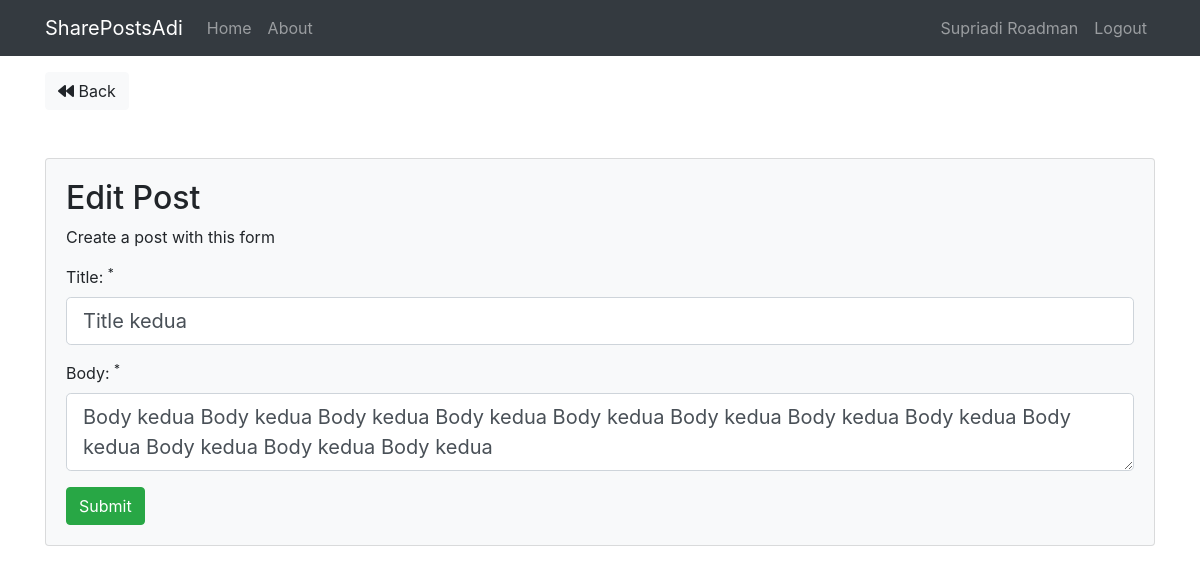
Page /posts/edit/2 (signed in) on the committed database.
### tables this page shows
CREATE TABLE `posts` (
  `id` int(11) NOT NULL,
  `user_id` int(11) NOT NULL,
  `title` varchar(255) NOT NULL,
  `body` text NOT NULL,
  `created_at` datetime NOT NULL DEFAULT current_timestamp()
);

### app/libraries/Core.php (called while the page is built, shortened)
<?php
class Core
{
  protected $currentMethod = 'index';
  public function __construct()
  {
    $url = $this->getUrl();
    if (file_exists('../app/controllers/' . ucwords($url[0]) . '.php')) {
      unset($url[0]);
    }
    $this->currentController = new $this->currentController;
    if (isset($url[1])) {
      if (method_exists($this->currentController, $url[1])) {
        $this->currentMethod = $url[1];
        unset($url[1]);
      }
    }
    $this->params = $url ? array_values($url) : [];
    call_user_func_array([$this->currentController, $this->currentMethod], $this->params);
  }
  public function getUrl()
  {
    if (isset($_GET['url'])) {
      $url = rtrim($_GET['url'], '/');
      $url = filter_var($url, FILTER_SANITIZE_URL);
      $url = explode('/', $url);
      return $url;
    }
  }
}

### public/index.php (called while the page is built, shortened)
<?php
$init = new Core;

### app/libraries/Database.php (called while the page is built, shortened)
<?php
class Database
{
  private $host = DB_HOST;
  private $user = DB_USER;
  private $pass = DB_PASS;
  private $dbname = DB_NAME;
  private $dbh;
  private $stmt;
  public function __construct()
  {
    $dsn = 'mysql:host=' . $this->host . ';dbname=' . $this->dbname;
    $options = array(
      PDO::ATTR_PERSISTENT => true,
      PDO::ATTR_ERRMODE => PDO::ERRMODE_EXCEPTION
    );
    try {
      $this->dbh = new PDO($dsn, $this->user, $this->pass, $options);
    } catch (PDOException $e) {
      $this->error = $e->getMessage();
      echo $this->error;
    }
  }
  public function query($sql)
  {
    $this->stmt = $this->dbh->prepare($sql);;
  }
  public function bind($param, $value, $type = null)
  {
    if (is_null($type)) {
      switch (true) {
        default:
          $type = PDO::PARAM_STR;
      }
    }
    $this->stmt->bindValue($param, $value, $type);
  }
  public function execute()
  {
    return $this->stmt->execute();
  }
  public function single()
  {
    $this->execute();
    return $this->stmt->fetch(PDO::FETCH_OBJ);
  }
}

### app/models/Post.php (called while the page is built, shortened)
<?php
class Post
{
  private $db;
  public function __construct()
  {
    $this->db = new Database;
  }
  public function getPostById($id)
  {
    $this->db->query('SELECT * FROM posts WHERE id = :id');
    $this->db->bind(':id', $id);
    $row = $this->db->single();
    return $row;
  }
}

### app/views/posts/edit.php (the view, shortened to what this page needs)
<a href="<?php echo URLROOT; ?>/posts" class="btn btn-light"><i class="fa fa-backward"></i> Back</a>
<div class="card card-body bg-light mt-5">
  <h2>Edit Post</h2>
  <p>Create a post with this form</p>
  <form action="<?php echo URLROOT; ?>/posts/edit/<?php echo $data['id']; ?>" method="post">
    <div class="form-group">
      <label for="title">Title: <sup>*</sup></label>
      <input type="text" name="title" class="form-control form-control-lg <?php echo (!empty($data['title_err'])) ? 'is-invalid' : ''; ?>" value="<?php echo $data['title']; ?>">
    </div>
    <div class="form-group">
      <label for="body">Body: <sup>*</sup></label>
      <textarea name="body" class="form-control form-control-lg <?php echo (!empty($data['body_err'])) ? 'is-invalid' : ''; ?>"><?php echo $data['body']; ?></textarea>
    </div>
    <input type="submit" class="btn btn-success" value="Submit">
  </form>
</div>

### rows in the picture
posts: title "Title kedua", body "Body kedua Body kedua Body kedua Body kedua Body kedua Body kedua Body kedua Body kedua Body kedua Body kedua Body kedua Body kedua"

### other values in the picture
SITENAME "SharePostsAdi"
$_SESSION['user_name'] "Supriadi Roadman"
